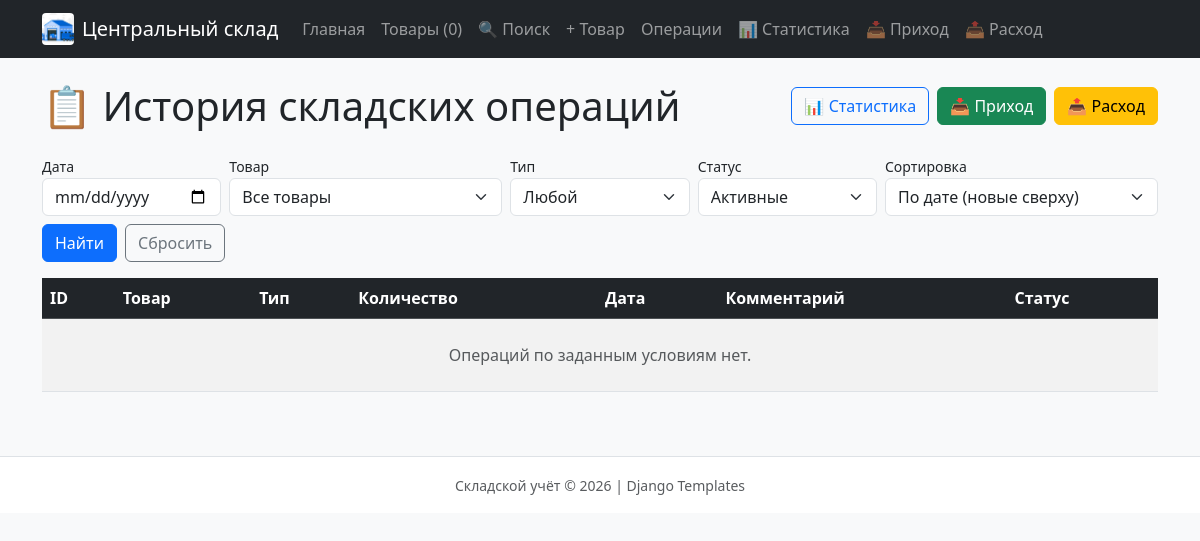
The app's page /operations/, older data.
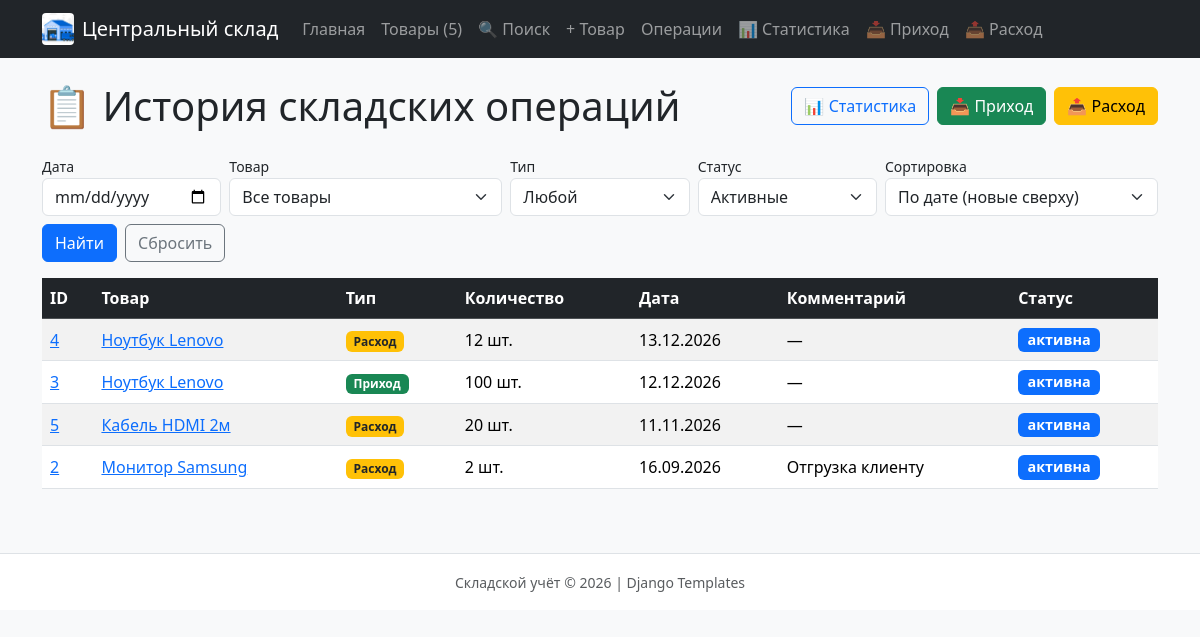
The same page, newer data.
### operations/models.py (models this page shows, shortened)
class Operation(models.Model):
    Status = OperationStatus
    product = models.ForeignKey(
        Product,
        on_delete=models.PROTECT,
        related_name="operations",
        verbose_name="Товар",
    )
    operation_type = models.CharField(
        "Тип операции", max_length=10, choices=OperationType.choices
    )
    quantity = models.PositiveIntegerField("Количество", help_text="Количество единиц в операции; должно быть больше нуля.")
    operation_date = models.DateField("Дата операции")
    comment = models.CharField("Комментарий", max_length=255, blank=True, default="")
    status = models.CharField("Статус", max_length=10, choices=OperationStatus.choices, default=OperationStatus.ACTIVE, db_index=True, help_text="Активна, отменена или завершена.")
    objects = OperationManager()
    class Meta:
        ordering = ["-operation_date", "-pk"]
        verbose_name = "Складская операция"
        verbose_name_plural = "Складские операции"
        constraints = [
            models.CheckConstraint(
                condition=models.Q(quantity__gt=0),
                name="operation_quantity_positive",
            ),
        ]

### operations/views.py (the view, shortened to what this page needs)
# urls.py: path("", views.operation_list, name="operation_list"),
def operation_list(request) -> HttpResponse:
    error = ""
    operation_date = request.GET.get("date", "").strip()
    selected_product = request.GET.get("product", "").strip()
    selected_type = request.GET.get("type", "").strip()
    status = request.GET.get("status", "active")
    sort = request.GET.get("sort", "date")
    if status not in STATUS_FILTERS:
        status = "active"
    if sort not in OPERATION_SORT_FIELDS:
        sort = "date"
    base_operations = Operation.objects.all()
    status_value = STATUS_FILTERS[status]
    if status_value is not None:
        base_operations = base_operations.filter(status=status_value)
    operations_data = (
        base_operations
        .annotate(
            product_name=F("product__name"),
            product_slug=F("product__slug"),
            article=F("product__article"),
            unit=F("product__unit"),
        )
        .values(
            "id", "product_id", "product_name", "product_slug", "article", "unit",
            "operation_type", "quantity", "operation_date", "comment", "status",
        )
    )
    if _is_int(selected_product):
        operations_data = operations_data.filter(product_id=int(selected_product))
    if selected_type in dict(OPERATION_TYPE_CHOICES):
        operations_data = operations_data.filter(operation_type=selected_type)
    operations_data = operations_data.order_by(*OPERATION_SORT_FIELDS[sort])
    paginator = Paginator(operations_data, PAGE_SIZE)
    page_obj = paginator.get_page(request.GET.get("page"))  # «abc» -> 1-я страница
    return render(request, "operations/operation_list.html", {
        "operations": page_obj,
        "page_obj": page_obj,
        "operation_date": operation_date,
        "selected_product": selected_product,
        "selected_type": selected_type,
        "status": status,
        "sort": sort,
        "products": Product.objects.order_by("name"),
        "operation_types": OPERATION_TYPE_CHOICES,
        "error": error,
    })

### homepage/context_processors.py (called while the page is built)
def warehouse_context(request):
    return {
        "WAREHOUSE_NAME": "Центральный склад",
        "LOW_STOCK_THRESHOLD": LOW_STOCK_THRESHOLD,
        "products_count": Product.objects.count(),
        "low_stock_count": Product.objects.filter(
            stock__lt=LOW_STOCK_THRESHOLD
        ).count(),
    }

### operations/views.py (called while the page is built)
def _is_int(value: str) -> bool:
    return value.isascii() and value.isdigit() and len(value) <= 18

### operations/templates/operations/operation_list.html (shortened to what this page needs)
{% extends "base.html" %}
{% block content %}
<div class="d-flex justify-content-between align-items-center mb-4">
    <h1 class="mb-0">📋 История складских операций</h1>
    <div class="d-flex gap-2">
        <a href="{% url 'operations:operation_statistics' %}" class="btn btn-outline-primary">
            📊 Статистика
        </a>
        <a href="{% url 'operations:operation_receive' %}" class="btn btn-success">
            📥 Приход
        </a>
        <a href="{% url 'operations:operation_ship' %}" class="btn btn-warning">
            📤 Расход
        </a>
    </div>
</div>
<form method="get" action="{% url 'operations:operation_list' %}" class="row g-2 mb-3">
    <div class="col-md-2">
        <label class="form-label small mb-0" for="f-date">Дата</label>
        <input type="date" id="f-date" name="date" class="form-control" value="{{ operation_date }}">
    </div>
    <div class="col-md-3">
        <label class="form-label small mb-0" for="f-product">Товар</label>
        <select id="f-product" name="product" class="form-select">
            <option value="">Все товары</option>
        </select>
    </div>
    <div class="col-md-2">
        <label class="form-label small mb-0" for="f-type">Тип</label>
        <select id="f-type" name="type" class="form-select">
            <option value="">Любой</option>
        </select>
    </div>
    <div class="col-md-2">
        <label class="form-label small mb-0" for="f-status">Статус</label>
        <select id="f-status" name="status" class="form-select">
            <option value="active" {% if status == "active" %}selected{% endif %}>Активные</option>
        </select>
    </div>
    <div class="col-md-3">
        <label class="form-label small mb-0" for="f-sort">Сортировка</label>
        <select id="f-sort" name="sort" class="form-select">
            <option value="date" {% if sort == "date" %}selected{% endif %}>По дате (новые сверху)</option>
        </select>
    </div>
    <div class="col-12 d-flex gap-2">
        <button type="submit" class="btn btn-primary">Найти</button>
        <a href="{% url 'operations:operation_list' %}" class="btn btn-outline-secondary">Сбросить</a>
    </div>
</form>
<div class="table-responsive">
    <table class="table table-striped table-hover align-middle">
        <thead class="table-dark">
            <tr>
                <th>ID</th>
                <th>Товар</th>
                <th>Тип</th>
                <th>Количество</th>
                <th>Дата</th>
                <th>Комментарий</th>
                <th>Статус</th>
            </tr>
        </thead>
        <tbody>
            {% for operation in operations %}
            <tr class="{% if operation.status == "cancelled" %}table-secondary{% endif %}">
                <td>
                    <a href="{% url 'operations:operation_detail' operation.id %}">
                        {{ operation.id }}
                    </a>
                </td>
                <td>
                    <a href="{% url 'products:product_detail_slug' operation.product_slug %}">
                        {{ operation.product_name }}
                    </a>
                </td>
                <td>{% include "operations/includes/operation_status.html" with show_type=True %}</td>
                <td>{{ operation.quantity }} {{ operation.unit }}</td>
                <td>{{ operation.operation_date|date:"d.m.Y" }}</td>
                <td>{{ operation.comment|default:"—" }}</td>
                <td>{% include "operations/includes/operation_status.html" %}</td>
            </tr>
            {% empty %}
            <tr>
                <td colspan="7" class="text-center text-muted py-4">
                    Операций по заданным условиям нет.
                </td>
            </tr>
            {% endfor %}
        </tbody>
    </table>
</div>
{% endblock %}

### templates/base.html (shortened to what this page needs)
{% load static %}
<!DOCTYPE html>
<html lang="ru">
<head>
    <link href="https://cdn.jsdelivr.net/npm/bootstrap@5.3.3/dist/css/bootstrap.min.css"
          rel="stylesheet">
    <link rel="stylesheet" href="{% static 'homepage/css/style.css' %}">
</head>
<body class="bg-light">
    {% include "includes/navigation.html" %}
    <main class="container mb-5">
        {% block content %}{% endblock %}
    </main>
    {% include "includes/footer.html" %}
</body>
</html>

### templates/includes/navigation.html (shortened to what this page needs)
{% load static %}
<nav class="navbar navbar-expand-lg navbar-dark bg-dark mb-4">
  <div class="container">
    <a
      class="navbar-brand d-flex align-items-center"
      href="{% url 'homepage:index' %}"
    >
      <img
        src="{% static 'homepage/img/logo_stock.png' %}"
        alt="Логотип"
        width="32"
        height="32"
        class="me-2"
      />
      {{ WAREHOUSE_NAME }}
    </a>
    <div class="collapse navbar-collapse" id="navbarNav">
      <ul class="navbar-nav">
        <li class="nav-item">
          <a class="nav-link" href="{% url 'homepage:index' %}">Главная</a>
        </li>
        <li class="nav-item">
          <a class="nav-link" href="{% url 'products:product_list' %}">Товары ({{ products_count }})</a>
        </li>
        <li class="nav-item">
          <a class="nav-link" href="{% url 'products:product_search' %}">🔍 Поиск</a>
        </li>
        <li class="nav-item">
          <a class="nav-link" href="{% url 'products:product_add' %}">+ Товар</a>
        </li>
        <li class="nav-item">
          <a class="nav-link" href="{% url 'operations:operation_list' %}">Операции</a>
        </li>
        <li class="nav-item">
          <a class="nav-link" href="{% url 'operations:operation_statistics' %}">📊 Статистика</a>
        </li>
        <li class="nav-item">
          <a class="nav-link" href="{% url 'operations:operation_receive' %}">📥 Приход</a>
        </li>
        <li class="nav-item">
          <a class="nav-link" href="{% url 'operations:operation_ship' %}">📤 Расход</a>
        </li>
      </ul>
    </div>
  </div>
</nav>

### operations/templates/operations/includes/operation_status.html
{% if show_type %}
    {% if operation.operation_type == "приход" %}
    <span class="badge bg-success">Приход</span>
    {% else %}
    <span class="badge bg-warning text-dark">Расход</span>
    {% endif %}
{% else %}
    {% if operation.status == "cancelled" or operation.is_cancelled %}
    <span class="badge bg-secondary stock-status">отменена</span>
    {% else %}
    {% if operation.status == "completed" %}
    <span class="badge bg-success stock-status">завершена</span>
    {% else %}
    <span class="badge bg-primary stock-status">активна</span>
    {% endif %}
    {% endif %}
{% endif %}

### templates/includes/footer.html
<footer class="text-center text-muted py-3 border-top bg-white">
  <div class="container">
    <small
      >Складской учёт &copy; <span id="current-year">2026</span> | Django
      Templates</small
    >
  </div>
</footer>

### homepage/static/homepage/css/style.css (style rules this page uses)
.stock-status { font-size: 0.9em; }
.navbar-brand img { border-radius: 4px; }

Row changes from the older to the newer data that the page shows:
added Operation: id "4", product_name "Ноутбук Lenovo", operation_type "Расход", quantity "12", unit "шт.", operation_date "13.12.2026", comment "—", status "активна"
added Operation: id "3", product_name "Ноутбук Lenovo", operation_type "Приход", quantity "100", unit "шт.", operation_date "12.12.2026", comment "—", status "активна"
added Operation: id "5", product_name "Кабель HDMI 2м", operation_type "Расход", quantity "20", unit "шт.", operation_date "11.11.2026", comment "—", status "активна"
added Operation: id "2", product_name "Монитор Samsung", operation_type "Расход", quantity "2", unit "шт.", operation_date "16.09.2026", comment "Отгрузка клиенту", status "активна"
Text that changed along with them:
{{ products_count }}: "0" → "5"
text no longer shown: "Операций по заданным условиям нет."
